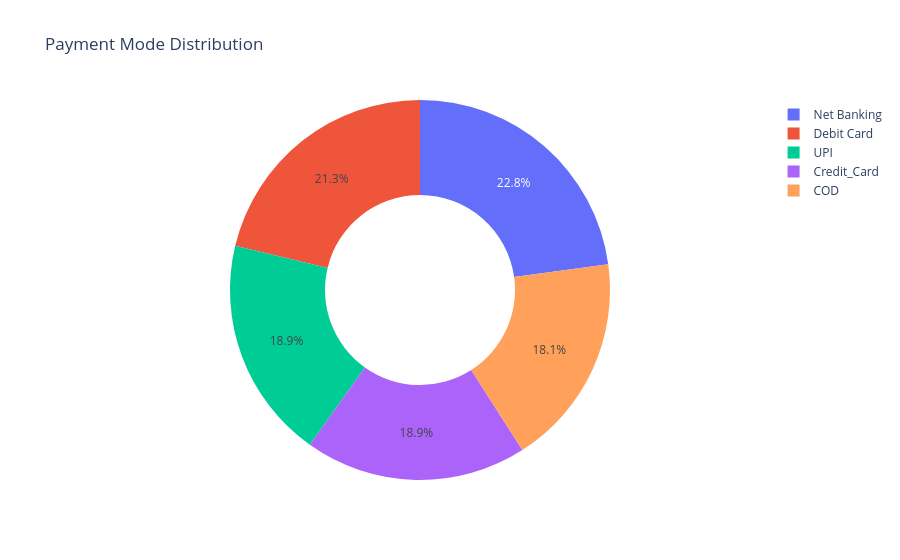

Notebook code for this chart:
### Code cell
fig = px.pie(data_frame=q8,names='Payment_mode',values='count',hole=0.5,title='Payment Mode Distribution')
fig.show()

### Figure 1 — Plotly figure (JSON) as saved in the notebook; plotly's stock layout.template omitted (floating-point values rounded to 4 significant figures)
{"data": [{"domain": {"x": [0, 1], "y": [0, 1]}, "hole": 0.5, "hovertemplate": "Payment_mode=%{label}<br>count=%{value}<extra></extra>", "labels": ["Net Banking", "Debit Card", "UPI", "Credit_Card", "COD"], "legendgroup": "", "name": "", "showlegend": true, "type": "pie", "values": [29, 27, 24, 24, 23]}], "layout": {"legend": {"tracegroupgap": 0}, "title": {"text": "Payment Mode Distribution"}}}
